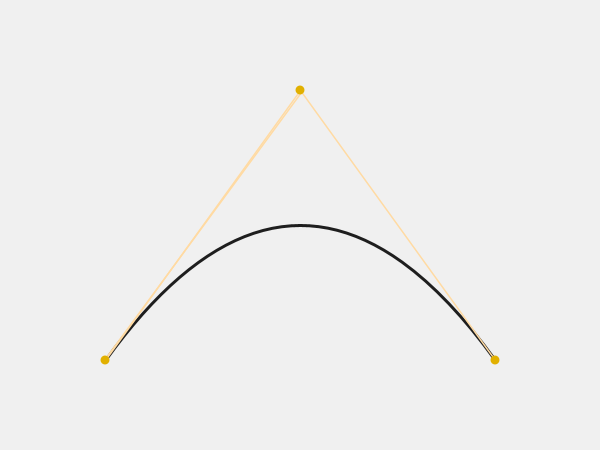
Frame 1 (no input)
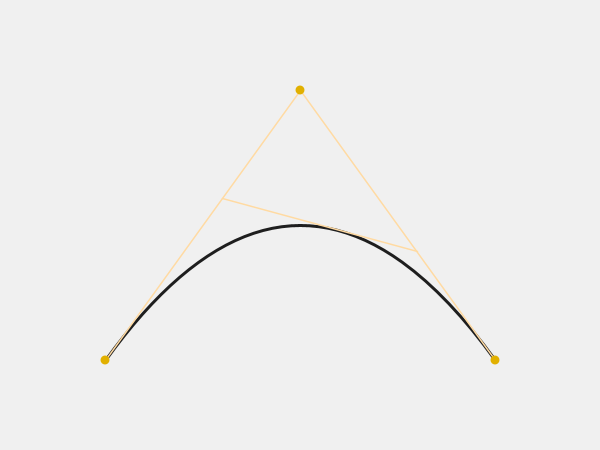
Frame 60 (the mouse pressed at the canvas centre just before this capture)
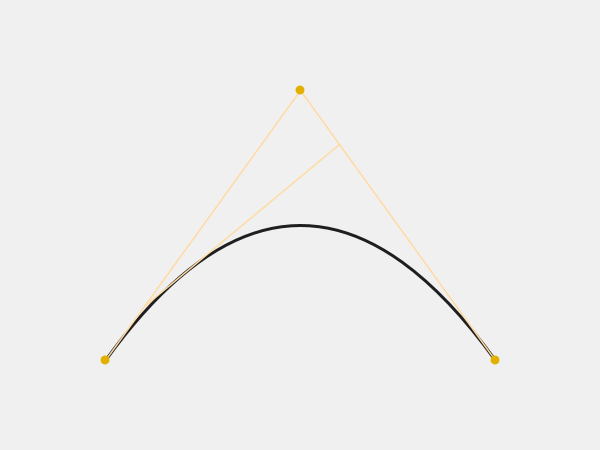
Frame 120 (the mouse held since frame 60 and released just before this capture)

The Processing sketch that drew these frames (run headless with seeded random() and noise(); from frame 60 on, the mouse is pressed at the canvas centre):

// Processing sketch: QuadAnimation
// ── QuadAnimation.pde
PVector vertexAnchor;
PVector bezierControlPoint;
PVector bezierAnchor;

float lineSize;
float dotSize;

void setup()
{
  size(600, 450);
  frameRate(36);

  float w = width * 0.65;
  float h = height * 0.60;
  float x = (width/2) - (w/2);
  float y = (height/2) - (h/2);

  lineSize = width * 0.005;
  dotSize = width * 0.015;

  vertexAnchor = new PVector(x, y+h);
  bezierAnchor = new PVector(x+w, y+h);
  bezierControlPoint = new PVector(x+(w/2), y);
}

void draw()
{
  background(240);

  float percent = (frameCount % 100) * .01;

  // draw bezier line
  strokeWeight(lineSize);
  stroke(30);
  noFill();
  beginShape();
  vertex(vertexAnchor.x, vertexAnchor.y);
  quadraticVertex(bezierControlPoint.x, bezierControlPoint.y, bezierAnchor.x, bezierAnchor.y);
  endShape();

  // draw dots in between
  PVector pointBetween1 = drawDotBetween(vertexAnchor, bezierControlPoint, percent, 0XE1B000, dotSize);
  PVector pointBetween2 = drawDotBetween(bezierControlPoint, bezierAnchor, percent, 0XE1B000, dotSize);
  PVector pointBetween3 = drawDotBetween(pointBetween1, pointBetween2, percent, 0Xc64821, dotSize*1.5);

  // draw anchor points
  noStroke();
  fill(#E1B000);
  ellipse(vertexAnchor.x, vertexAnchor.y, dotSize, dotSize);
  ellipse(bezierAnchor.x, bezierAnchor.y, dotSize, dotSize);

  // draw control point
  noStroke();
  fill(#E1B000);
  ellipse(bezierControlPoint.x, bezierControlPoint.y, dotSize, dotSize);
}

PVector drawDotBetween(PVector start, PVector stop, float percent, int col, float s)
{  
  PVector pointBetween ;
  float XLerp = lerp(start.x,stop.x, percent);
  float YLerp = lerp(start.y,stop.y, percent);
  pointBetween = new PVector(XLerp, YLerp);

  // draw line
  stroke(#FFDAA2);
  strokeWeight(lineSize/2);
  line(start.x, start.y, stop.x, stop.y);

  // draw dot
  noStroke();
  fill(col);
  ellipse(pointBetween.x, pointBetween.y, s, s);

  return pointBetween;
}
